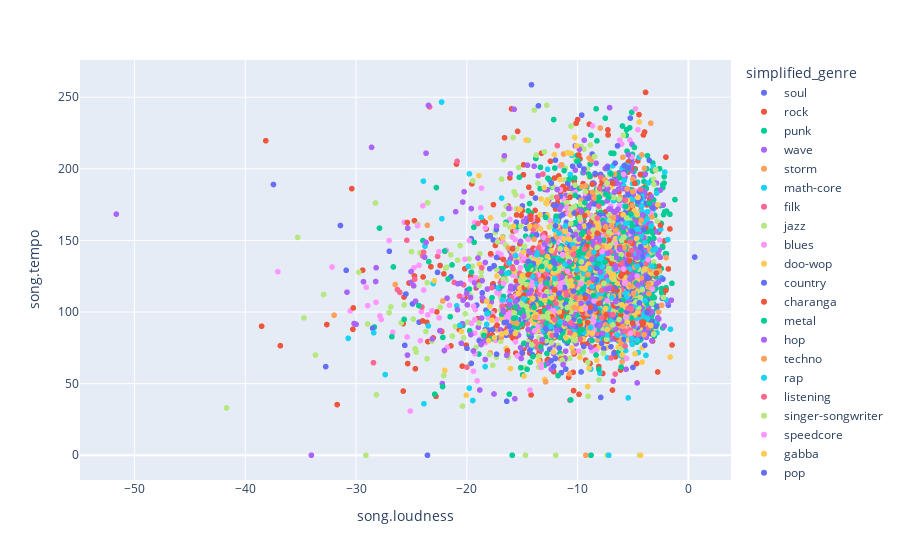

Source (notebook cell):
### Markdown cell above
Id like to investigate how genres plot against eachother either in 2d or 3d, so let's first see how genre looks when using certain characteristics:

like 

song.loudness

song.tempo

song.duration

song.mode (discrete)

### Code cell
# so let's test!

px.scatter(data_frame = data, x = 'song.loudness', y= 'song.tempo', hover_name = 'artist.terms', color = 'simplified_genre')
